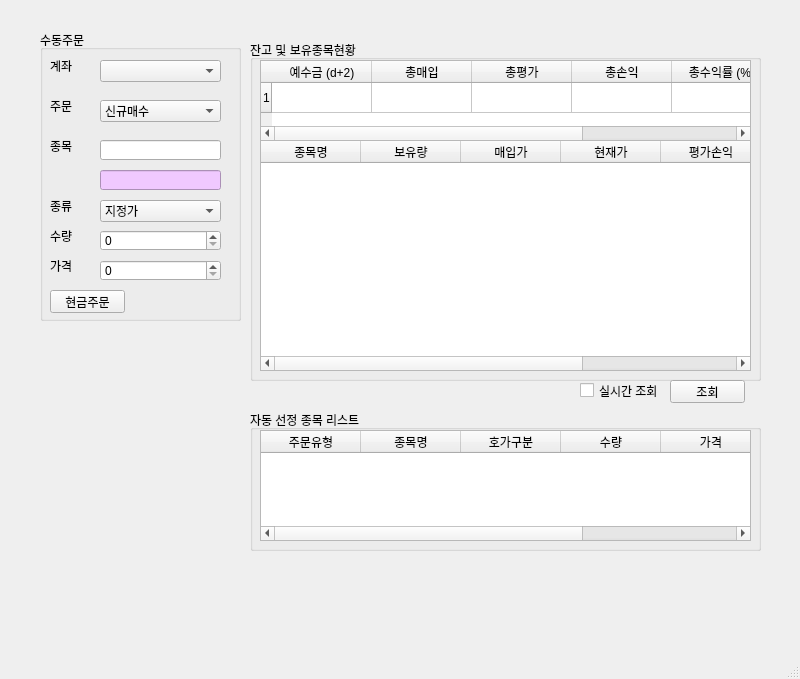
<?xml version="1.0" encoding="UTF-8"?>
<ui version="4.0">
 <class>MainWindow</class>
 <widget class="QMainWindow" name="MainWindow">
  <property name="geometry">
   <rect>
    <x>0</x>
    <y>0</y>
    <width>800</width>
    <height>679</height>
   </rect>
  </property>
  <property name="windowTitle">
   <string>PyTrader</string>
  </property>
  <widget class="QWidget" name="centralwidget">
   <widget class="QGroupBox" name="groupBox">
    <property name="geometry">
     <rect>
      <x>40</x>
      <y>30</y>
      <width>201</width>
      <height>291</height>
     </rect>
    </property>
    <property name="title">
     <string>수동주문</string>
    </property>
    <widget class="QLabel" name="label">
     <property name="geometry">
      <rect>
       <x>10</x>
       <y>30</y>
       <width>56</width>
       <height>12</height>
      </rect>
     </property>
     <property name="text">
      <string>계좌</string>
     </property>
    </widget>
    <widget class="QLabel" name="label_2">
     <property name="geometry">
      <rect>
       <x>10</x>
       <y>70</y>
       <width>56</width>
       <height>12</height>
      </rect>
     </property>
     <property name="text">
      <string>주문</string>
     </property>
    </widget>
    <widget class="QLabel" name="label_3">
     <property name="geometry">
      <rect>
       <x>10</x>
       <y>110</y>
       <width>56</width>
       <height>12</height>
      </rect>
     </property>
     <property name="text">
      <string>종목</string>
     </property>
    </widget>
    <widget class="QLabel" name="label_4">
     <property name="geometry">
      <rect>
       <x>10</x>
       <y>170</y>
       <width>56</width>
       <height>12</height>
      </rect>
     </property>
     <property name="text">
      <string>종류</string>
     </property>
    </widget>
    <widget class="QLabel" name="label_5">
     <property name="geometry">
      <rect>
       <x>10</x>
       <y>200</y>
       <width>56</width>
       <height>12</height>
      </rect>
     </property>
     <property name="text">
      <string>수량</string>
     </property>
    </widget>
    <widget class="QLabel" name="label_6">
     <property name="geometry">
      <rect>
       <x>10</x>
       <y>230</y>
       <width>56</width>
       <height>12</height>
      </rect>
     </property>
     <property name="text">
      <string>가격</string>
     </property>
    </widget>
    <widget class="QComboBox" name="comboBox">
     <property name="geometry">
      <rect>
       <x>60</x>
       <y>30</y>
       <width>121</width>
       <height>22</height>
      </rect>
     </property>
    </widget>
    <widget class="QComboBox" name="comboBox_2">
     <property name="geometry">
      <rect>
       <x>60</x>
       <y>70</y>
       <width>121</width>
       <height>22</height>
      </rect>
     </property>
     <item>
      <property name="text">
       <string>신규매수</string>
      </property>
     </item>
     <item>
      <property name="text">
       <string>신규매도</string>
      </property>
     </item>
     <item>
      <property name="text">
       <string>매수취소</string>
      </property>
     </item>
     <item>
      <property name="text">
       <string>매도취소</string>
      </property>
     </item>
    </widget>
    <widget class="QComboBox" name="comboBox_3">
     <property name="geometry">
      <rect>
       <x>60</x>
       <y>170</y>
       <width>121</width>
       <height>22</height>
      </rect>
     </property>
     <item>
      <property name="text">
       <string>지정가</string>
      </property>
     </item>
     <item>
      <property name="text">
       <string>시장가</string>
      </property>
     </item>
    </widget>
    <widget class="QLineEdit" name="lineEdit">
     <property name="geometry">
      <rect>
       <x>60</x>
       <y>110</y>
       <width>121</width>
       <height>20</height>
      </rect>
     </property>
    </widget>
    <widget class="QLineEdit" name="lineEdit_2">
     <property name="geometry">
      <rect>
       <x>60</x>
       <y>140</y>
       <width>121</width>
       <height>20</height>
      </rect>
     </property>
     <property name="styleSheet">
      <string notr="true">background-color: rgb(240, 201, 255);</string>
     </property>
    </widget>
    <widget class="QSpinBox" name="spinBox">
     <property name="geometry">
      <rect>
       <x>60</x>
       <y>200</y>
       <width>121</width>
       <height>21</height>
      </rect>
     </property>
     <property name="maximum">
      <number>1000000</number>
     </property>
     <property name="singleStep">
      <number>50</number>
     </property>
    </widget>
    <widget class="QSpinBox" name="spinBox_2">
     <property name="geometry">
      <rect>
       <x>60</x>
       <y>230</y>
       <width>121</width>
       <height>21</height>
      </rect>
     </property>
     <property name="maximum">
      <number>1000000</number>
     </property>
     <property name="singleStep">
      <number>50</number>
     </property>
    </widget>
    <widget class="QPushButton" name="pushButton">
     <property name="geometry">
      <rect>
       <x>10</x>
       <y>260</y>
       <width>75</width>
       <height>23</height>
      </rect>
     </property>
     <property name="text">
      <string>현금주문</string>
     </property>
    </widget>
   </widget>
   <widget class="QGroupBox" name="groupBox_2">
    <property name="geometry">
     <rect>
      <x>250</x>
      <y>40</y>
      <width>511</width>
      <height>341</height>
     </rect>
    </property>
    <property name="title">
     <string>잔고 및 보유종목현황</string>
    </property>
    <widget class="QTableWidget" name="tableWidget">
     <property name="geometry">
      <rect>
       <x>10</x>
       <y>20</y>
       <width>491</width>
       <height>81</height>
      </rect>
     </property>
     <property name="rowCount">
      <number>1</number>
     </property>
     <row/>
     <column>
      <property name="text">
       <string>예수금 (d+2)</string>
      </property>
     </column>
     <column>
      <property name="text">
       <string>총매입</string>
      </property>
     </column>
     <column>
      <property name="text">
       <string>총평가</string>
      </property>
     </column>
     <column>
      <property name="text">
       <string>총손익</string>
      </property>
     </column>
     <column>
      <property name="text">
       <string>총수익률 (%)</string>
      </property>
     </column>
     <column>
      <property name="text">
       <string>추정자산</string>
      </property>
     </column>
    </widget>
   </widget>
   <widget class="QCheckBox" name="checkBox">
    <property name="geometry">
     <rect>
      <x>580</x>
      <y>380</y>
      <width>91</width>
      <height>21</height>
     </rect>
    </property>
    <property name="text">
     <string>실시간 조회</string>
    </property>
   </widget>
   <widget class="QPushButton" name="pushButton_2">
    <property name="geometry">
     <rect>
      <x>670</x>
      <y>380</y>
      <width>75</width>
      <height>23</height>
     </rect>
    </property>
    <property name="text">
     <string>조회</string>
    </property>
   </widget>
   <widget class="QTableWidget" name="tableWidget_2">
    <property name="geometry">
     <rect>
      <x>260</x>
      <y>140</y>
      <width>491</width>
      <height>231</height>
     </rect>
    </property>
    <column>
     <property name="text">
      <string>종목명</string>
     </property>
    </column>
    <column>
     <property name="text">
      <string>보유량</string>
     </property>
    </column>
    <column>
     <property name="text">
      <string>매입가</string>
     </property>
    </column>
    <column>
     <property name="text">
      <string>현재가</string>
     </property>
    </column>
    <column>
     <property name="text">
      <string>평가손익</string>
     </property>
    </column>
    <column>
     <property name="text">
      <string>수익률 (%)</string>
     </property>
    </column>
   </widget>
   <widget class="QGroupBox" name="groupBox_3">
    <property name="geometry">
     <rect>
      <x>250</x>
      <y>410</y>
      <width>511</width>
      <height>141</height>
     </rect>
    </property>
    <property name="title">
     <string>자동 선정 종목 리스트</string>
    </property>
    <widget class="QTableWidget" name="tableWidget_3">
     <property name="geometry">
      <rect>
       <x>10</x>
       <y>20</y>
       <width>491</width>
       <height>111</height>
      </rect>
     </property>
     <column>
      <property name="text">
       <string>주문유형</string>
      </property>
     </column>
     <column>
      <property name="text">
       <string>종목명</string>
      </property>
     </column>
     <column>
      <property name="text">
       <string>호가구분</string>
      </property>
     </column>
     <column>
      <property name="text">
       <string>수량</string>
      </property>
     </column>
     <column>
      <property name="text">
       <string>가격</string>
      </property>
     </column>
     <column>
      <property name="text">
       <string>상태</string>
      </property>
     </column>
    </widget>
   </widget>
  </widget>
  <widget class="QMenuBar" name="menubar">
   <property name="geometry">
    <rect>
     <x>0</x>
     <y>0</y>
     <width>800</width>
     <height>21</height>
    </rect>
   </property>
  </widget>
  <widget class="QStatusBar" name="statusbar"/>
 </widget>
 <resources/>
 <connections/>
</ui>
